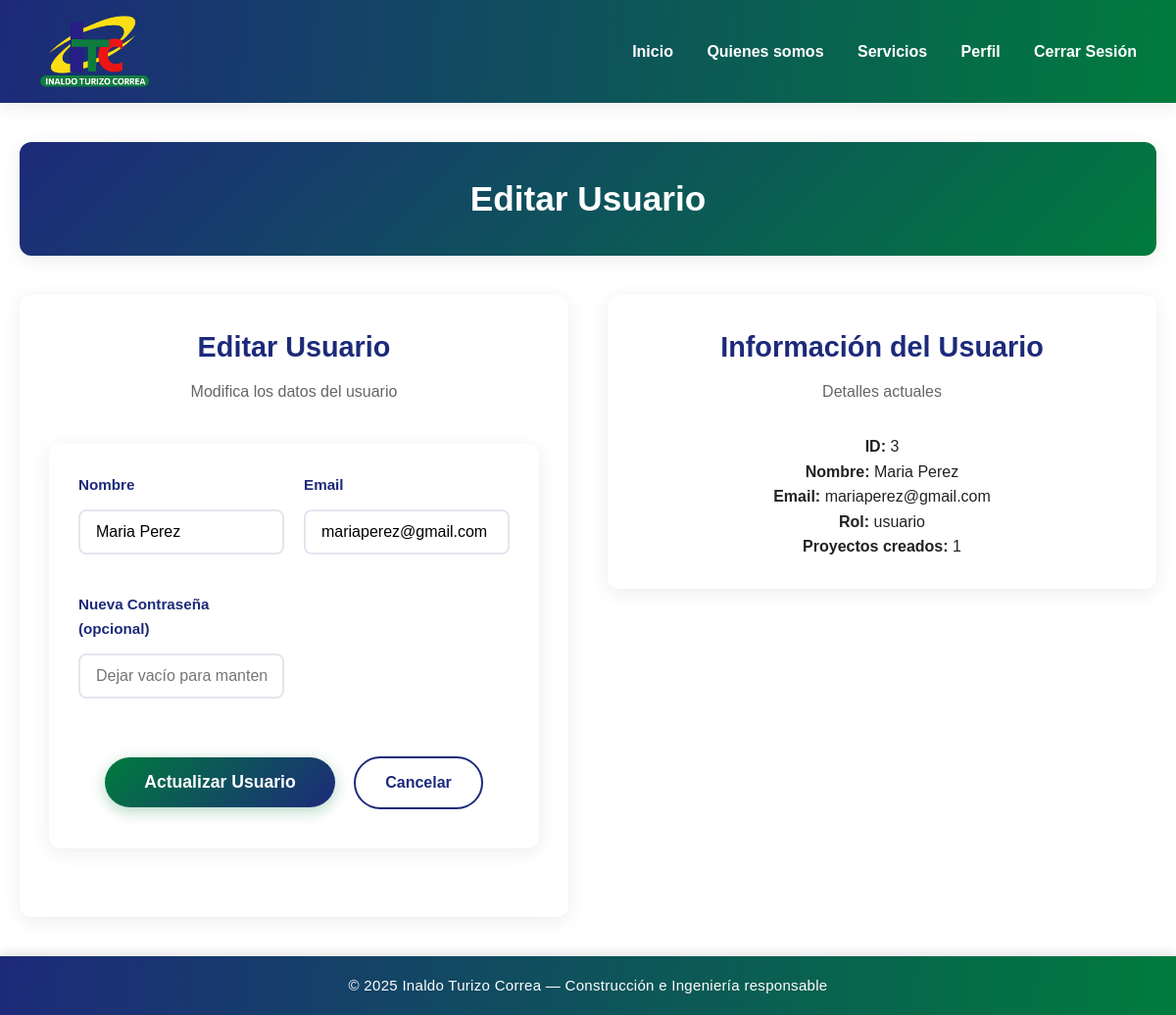
The page /usuario/3/editar (signed in) on the database its author committed.
### app.py (models this page shows)
class User(UserMixin, db.Model):
    id = db.Column(db.Integer, primary_key=True)
    nombre = db.Column(db.String(100), nullable=False)
    email = db.Column(db.String(100), unique=True, nullable=False)
    password = db.Column(db.String(200), nullable=False)
    rol = db.Column(db.String(20), nullable=False, default='usuario')
    proyectos = db.relationship('Proyecto', backref='usuario', lazy=True)

### app.py (the view, shortened to what this page needs)
@app.route('/usuario/<int:usuario_id>/editar', methods=['GET', 'POST'])
@login_required
def editar_usuario(usuario_id):
    if current_user.rol != 'admin':
        flash('No tienes permiso para acceder a esta página', 'error')
        return redirect(url_for('user_dashboard'))
    usuario = User.query.get_or_404(usuario_id)
    return render_template('editar_usuario.html', usuario=usuario)

### app.py (called while the page is built)
@login_manager.user_loader
def load_user(user_id):
    return User.query.get(int(user_id))

### templates/editar_usuario.html
{% extends "base.html" %}
{% block content %}
<div class="dashboard-container">
    <section class="dashboard-header">
        <div class="welcome-card">
            <h1>Editar Usuario</h1>
        </div>
    </section>
    <div class="dashboard-grid">
        <section class="cotizacion-panel">
            <div class="form-card">
                <h2>Editar Usuario</h2>
                <p class="form-subtitle">Modifica los datos del usuario</p>
                <form action="{{ url_for('editar_usuario', usuario_id=usuario.id) }}" method="POST" class="cotizacion-form">
                    <div class="form-grid">
                        <div class="form-group">
                            <label>Nombre</label>
                            <input type="text" name="nombre" value="{{ usuario.nombre }}" required placeholder="Nombre completo">
                        </div>
                        <div class="form-group">
                            <label>Email</label>
                            <input type="email" name="email" value="{{ usuario.email }}" required placeholder="correo@ejemplo.com">
                        </div>
                        <div class="form-group">
                            <label>Nueva Contraseña (opcional)</label>
                            <input type="password" name="password" placeholder="Dejar vacío para mantener la actual">
                        </div>
                    </div>
                    <div class="form-footer">
                        <button type="submit" class="btn btn-cotizar">Actualizar Usuario</button>
                        <a href="{{ url_for('admin_dashboard') }}" class="btn btn-sec" style="margin-left: 10px;">Cancelar</a>
                    </div>
                </form>
            </div>
        </section>
        <section class="proyectos-panel">
            <div class="proyectos-card">
                <h2>Información del Usuario</h2>
                <p class="form-subtitle">Detalles actuales</p>
                <div class="info-usuario">
                    <p><strong>ID:</strong> {{ usuario.id }}</p>
                    <p><strong>Nombre:</strong> {{ usuario.nombre }}</p>
                    <p><strong>Email:</strong> {{ usuario.email }}</p>
                    <p><strong>Rol:</strong> {{ usuario.rol }}</p>
                    <p><strong>Proyectos creados:</strong> {{ usuario.proyectos|length }}</p>
                </div>
            </div>
        </section>
    </div>
</div>
<footer class="footer-bar">
    <p>© 2025 Inaldo Turizo Correa — Construcción e Ingeniería responsable</p>
</footer>
{% endblock %}

### static/css/style.css (style rules this page uses)
:root { --color-azul: #1d2a7a; --color-verde: #007b3d; --color-rojo: #d3251c; --color-amarillo: #f9c623; --color-fondo: #ffffff; --color-blanco: #ffffff; --color-texto: #222; --sombra: 0 4px 20px rgba(0, 0, 0, 0.08); --radio: 12px; --transicion: all 0.3s ease; --fuente: "Poppins", sans-serif; --ancho-maximo: 1200px; }
* { box-sizing: border-box; margin: 0; padding: 0; font-family: var(--fuente); }
html, body { height: 100%; }
body { background-color: var(--color-fondo); color: var(--color-texto); line-height: 1.6; text-align: center; display: flex; flex-direction: column; min-height: 100vh; }
.form-group { margin-bottom: 1.2rem; }
.btn { background-color: var(--color-verde); color: var(--color-blanco); padding: 12px 30px; border: none; border-radius: 50px; font-weight: 600; transition: var(--transicion); cursor: pointer; text-decoration: none; display: inline-block; margin: 10px 5px; align-content: center; }
.btn-sec { background: var(--color-blanco); color: var(--color-azul); border: 2px solid var(--color-azul); }
form { background: #ffffff; padding: 30px; border-radius: var(--radio); box-shadow: var(--sombra); max-width: 350px; margin: 40px auto; text-align: left; }
form label { font-weight: 600; color: var(--color-azul); }
form input, form textarea { width: 100%; padding: 10px; border: 1px solid #ccc; border-radius: var(--radio); transition: var(--transicion); font-size: 15px; }
.footer-bar { background: linear-gradient(95deg, var(--color-azul), var(--color-verde)); color: var(--color-blanco); text-align: center; padding: 18px 0; font-size: 15px; font-weight: 500; letter-spacing: 0.3px; box-shadow: 0 -4px 10px rgba(0, 0, 0, 0.1); width: 100%; transition: background 0.4s ease; margin-top: auto; }
.footer-bar p { margin: 0; color: var(--color-blanco); }
.dashboard-container { max-width: 1400px; margin: 40px auto; padding: 0 20px; }
.dashboard-header { text-align: center; margin-bottom: 40px; }
.welcome-card { background: linear-gradient(135deg, var(--color-azul), var(--color-verde)); color: white; padding: 30px; border-radius: var(--radio); box-shadow: var(--sombra); }
.welcome-card h1 { margin: 0; font-size: 2.2rem; font-weight: 700; }
.dashboard-grid { display: grid; grid-template-columns: 1fr 1fr; gap: 40px; align-items: start; }
.cotizacion-panel { background: white; border-radius: var(--radio); box-shadow: var(--sombra); padding: 30px; min-height: 600px; }
.form-card h2 { color: var(--color-azul); margin-bottom: 10px; font-size: 1.8rem; }
.form-subtitle { color: #666; margin-bottom: 30px; font-size: 1rem; }
.cotizacion-form { max-width: none; }
.form-grid { display: grid; grid-template-columns: 1fr 1fr; gap: 20px; }
.form-group { display: flex; flex-direction: column; }
.form-group label { font-weight: 600; color: var(--color-azul); margin-bottom: 8px; font-size: 0.95rem; }
.form-group input, .form-group select, .form-group textarea { padding: 12px 16px; border: 2px solid #e1e5ee; border-radius: 8px; font-size: 1rem; transition: all 0.3s ease; background: white; font-family: var(--fuente); }
.form-footer { grid-column: 1 / -1; text-align: center; margin-top: 30px; }
.btn-cotizar { background: linear-gradient(135deg, var(--color-verde), var(--color-azul)); color: white; padding: 15px 40px; border: none; border-radius: 50px; font-size: 1.1rem; font-weight: 600; cursor: pointer; transition: all 0.3s ease; box-shadow: 0 4px 15px rgba(0, 123, 61, 0.3); }
.proyectos-panel { background: white; border-radius: var(--radio); box-shadow: var(--sombra); padding: 30px; }
.proyectos-card h2 { color: var(--color-azul); margin-bottom: 10px; font-size: 1.8rem; }
footer { background: linear-gradient(90deg, var(--color-verde), var(--color-azul)); color: var(--color-blanco); text-align: center; padding: 20px; margin-top: 40px; font-size: 0.9rem; }
footer p { margin-bottom: 8px; }
h2 { text-align: center; color: #1d2a7a; font-size: 1.8rem; margin-bottom: 30px; }
input { width: 100%; padding: 10px; border-radius: 8px; border: 1px solid #ccc; transition: 0.3s; margin-top: 5px; }

### rows shown on the page
User: nombre "Maria Perez", email "mariaperez@gmail.com", id "3", rol "usuario"

### other values the page prints
{{ usuario.proyectos|length }} "1"
